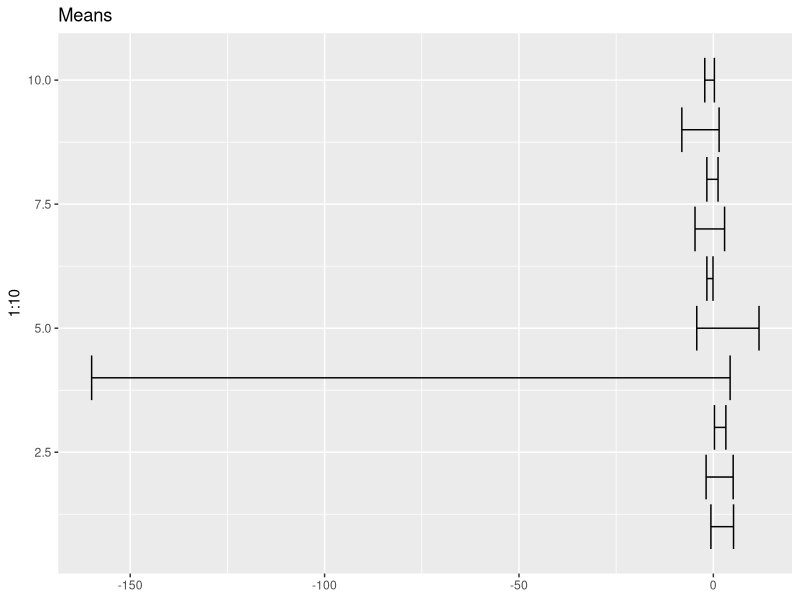
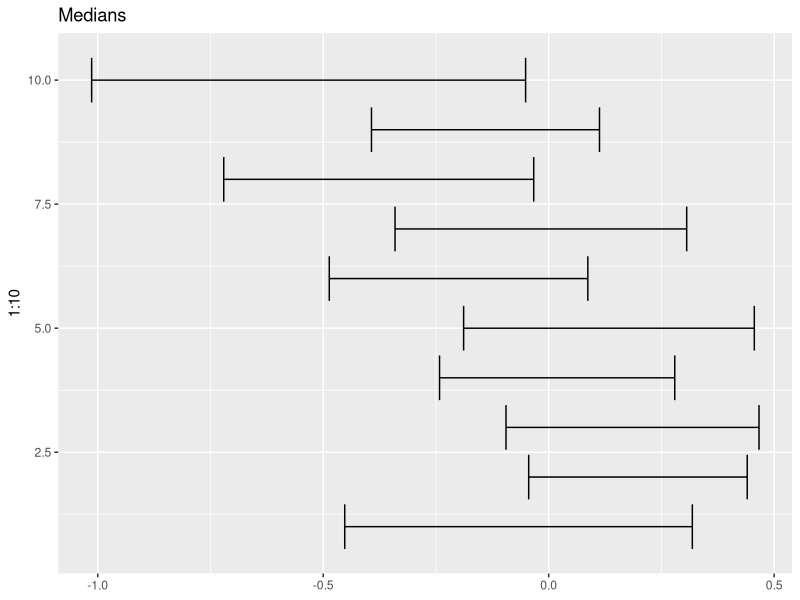

These figures' R source, in order:
## ---- chunk 1
knitr::opts_chunk$set(
	echo = FALSE,
	message = FALSE,
	warning = FALSE
)
## ---- chunk 2
library(tidyverse)

cauchy_df_means <- data.frame()
cauchy_df_medians <- data.frame()

for(i in 1:10){
  
  cauchy1 <- rcauchy(100)
  cauchy2 <- replicate(1000,sample(cauchy1,replace = TRUE),simplify = FALSE)
  
  cauchyMeans <- map_dbl(cauchy2,mean)
  cauchyMedians <- map_dbl(cauchy2,median)

  cauchy_df_means <- rbind(cauchy_df_means,quantile(cauchyMeans, c(0.025, .975)))
  cauchy_df_medians <- rbind(cauchy_df_medians,quantile(cauchyMedians, c(0.025, .975)))
    
}

names(cauchy_df_means) <- c("lower","upper")
names(cauchy_df_medians) <- c("lower","upper")

cauchy_df_means %>% ggplot()+geom_errorbarh(aes(xmin = lower, xmax = upper, y = 1:10))+ggtitle("Means")
cauchy_df_medians %>% ggplot()+geom_errorbarh(aes(xmin = lower, xmax = upper, y = 1:10))+ggtitle("Medians")
